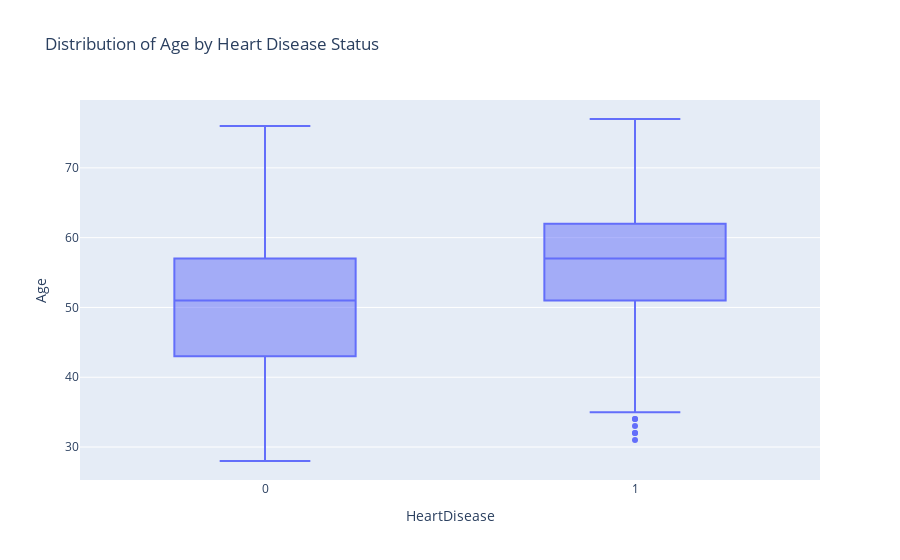

Notebook cell for this chart:
### Code cell
fig = px.box(df, y = "Age", x = "HeartDisease", title=f"Distribution of Age by Heart Disease Status")
fig.show()

### Figure 1 — Plotly figure (JSON) as saved in the notebook; plotly's stock layout.template omitted (floating-point values rounded to 4 significant figures; data arrays with more than 128 entries replaced by an {"elided": "..."} marker saying what was removed)
{"data": [{"alignmentgroup": "True", "hovertemplate": "HeartDisease=%{x}<br>Age=%{y}<extra></extra>", "legendgroup": "", "marker": {"color": "#636efa"}, "name": "", "notched": false, "offsetgroup": "", "orientation": "v", "showlegend": false, "type": "box", "x": {"elided": "918 int values"}, "x0": " ", "xaxis": "x", "y": {"elided": "918 int values"}, "y0": " ", "yaxis": "y"}], "layout": {"boxmode": "group", "legend": {"tracegroupgap": 0}, "title": {"text": "Distribution of Age by Heart Disease Status"}, "xaxis": {"anchor": "y", "domain": [0, 1], "title": {"text": "HeartDisease"}}, "yaxis": {"anchor": "x", "domain": [0, 1], "title": {"text": "Age"}}}}
